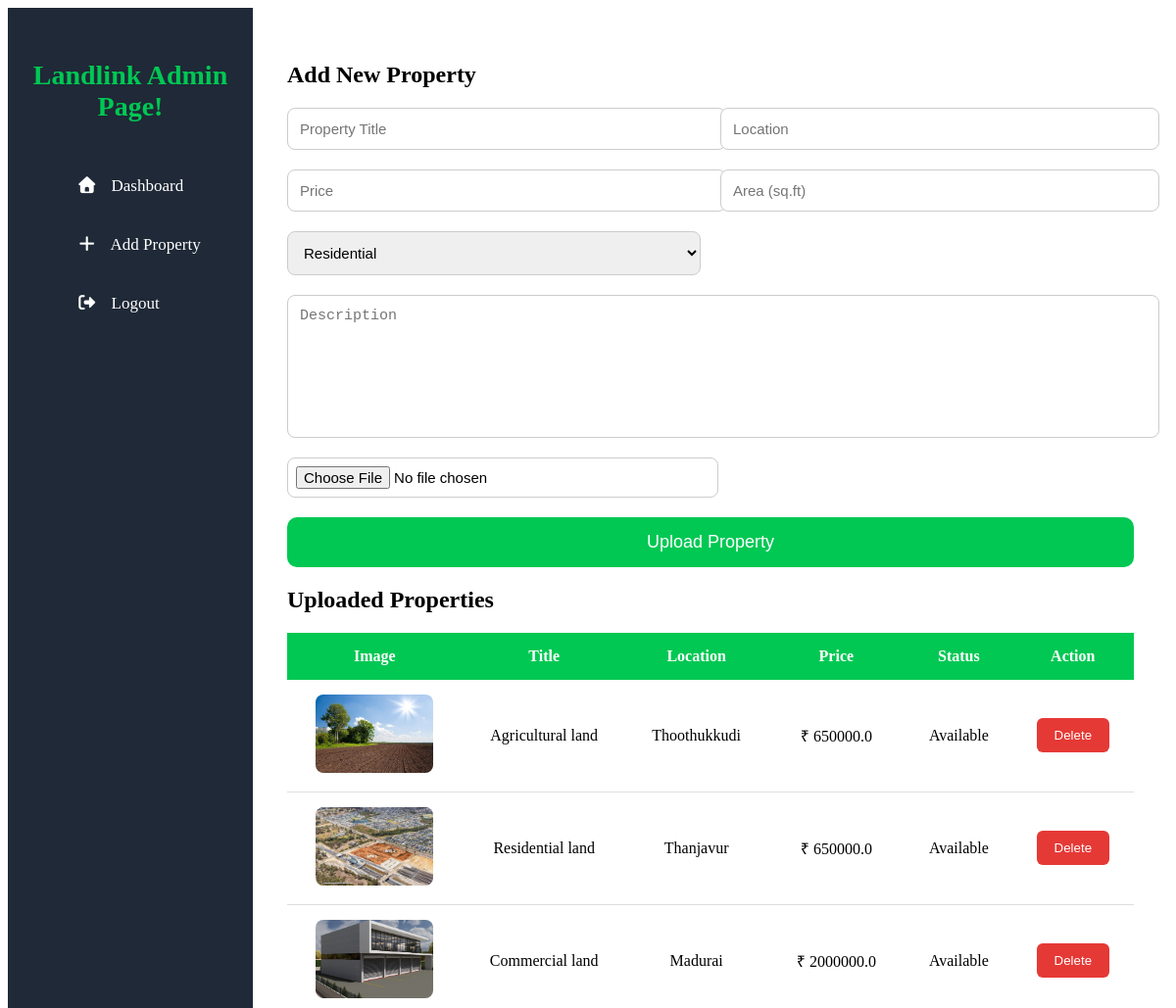
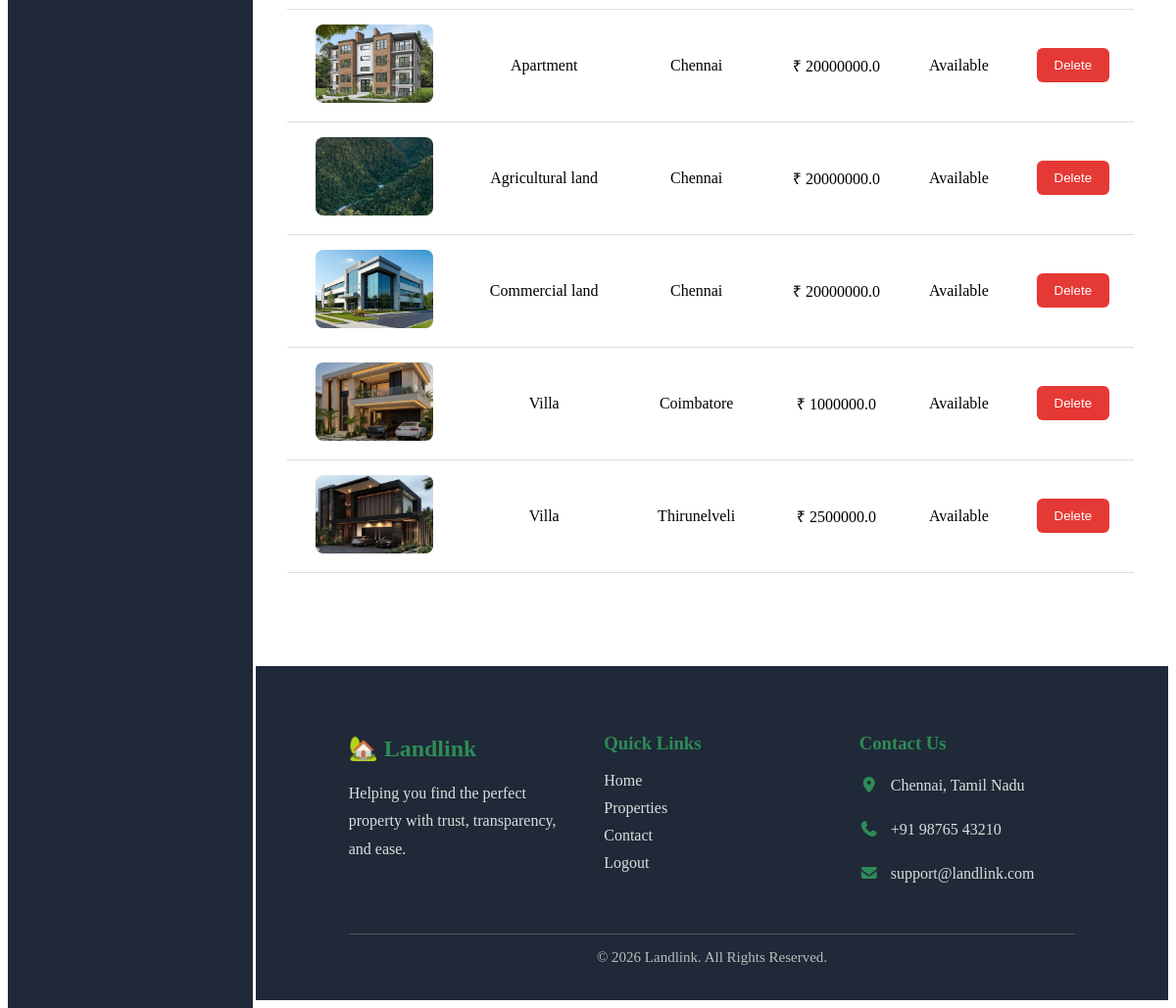
/property, run on the app's committed database (2 pictures, top to bottom).
### tables this page shows
CREATE TABLE properties(
    id INTEGER PRIMARY KEY AUTOINCREMENT,
    title TEXT,
    description TEXT,
    price REAL,
    location TEXT,
    area TEXT,
    property_type TEXT,
    image TEXT,
    status TEXT
);

### main.py (the view, shortened to what this page needs)
@app.route("/property", methods=["GET", "POST"])
def add_property():
    conn = sqlite3.connect("prop.db")
    cursor = conn.cursor()
    cursor.execute("SELECT * FROM properties")
    properties = cursor.fetchall()
    conn.close()
    return render_template(
        "property.html",
        properties=properties
    )

### templates/property.html (shortened to what this page needs)
<!DOCTYPE html>
<html lang="en">
<head>
    <link rel="stylesheet" href="https://cdnjs.cloudflare.com/ajax/libs/font-awesome/7.0.1/css/all.min.css" />
</head>
<body>
    <div class="container">
    <div class="sidebar">
        <h2>Landlink Admin Page!</h2>
        <ul>
            <li><a href="/admin"><i class="fa-solid fa-house"></i> Dashboard</a></li>
            <li><a href="/property"><i class="fa-solid fa-plus"></i> Add Property</a></li>
            <li><a href="/logout"><i class="fa-solid fa-right-from-bracket"></i> Logout</a></li>
        </ul>
    </div>
    <div class="main">
<section id="add">
        <h2>Add New Property</h2>
        <form action="/property" method="POST" enctype="multipart/form-data">
            <input type="text"
            name="title"
            placeholder="Property Title"
            required>
            <input type="text"
            name="location"
            placeholder="Location"
            required>
            <input type="number"
            name="price"
            placeholder="Price"
            required>
            <input type="text"
            name="area"
            placeholder="Area (sq.ft)"
            required>
            <select name="property_type">
                <option>Residential</option>
                </select>
            <textarea
            name="description"
            placeholder="Description"></textarea>
            <input type="file"
            name="image"
            required>
            <button type="submit">Upload Property</button>
        </form>
        </section>
        <section id="properties">
        <h2>Uploaded Properties</h2>
        <table>
            <tr>
                <th>Image</th>
                <th>Title</th>
                <th>Location</th>
                <th>Price</th>
                <th>Status</th>
                <th>Action</th>
            </tr>
            {% for property in properties %}
            <tr>
                <td>
                    <img src="{{ url_for('static', filename='uploads/' + property[7]) }}" width="100">
                </td>
                <td>{{ property[1] }}</td>
                <td>{{ property[4] }}</td>
                <td>₹ {{ property[3] }}</td>
                <td>{{ property[8] }}</td>
                <td>
                    <a href="/delete/{{ property[0] }}">
                    <button class="delete">Delete</button>
                    </a>
                </td>
            </tr>
            {% endfor %}
        </table>
        </section>
    </div>
    </div>
    <footer>
    <div class="footer-container">
        <div class="footer-box">
            <h2>🏡 Landlink</h2>
            <p>
                Helping you find the perfect property with trust,
                transparency, and ease.
            </p>
        </div>
        <div class="footer-box">
            <h3>Quick Links</h3>
            <a href="/index">Home</a>
            <a href="/properties">Properties</a>
            <a href="/contact">Contact</a>
            <a href="/logout">Logout</a>
        </div>
        <div class="footer-box">
            <h3>Contact Us</h3>
            <p><i class="fa-solid fa-location-dot"></i> Chennai, Tamil Nadu</p>
            <p><i class="fa-solid fa-phone"></i> +91 98765 43210</p>
            <p><i class="fa-solid fa-envelope"></i> support@landlink.com</p>
        </div>
    </div>
    <hr>
    <p class="copyright">
        © 2026 Landlink. All Rights Reserved.
    </p>
    </footer>
</body>
</html>

### templates/property.html (style rules this page uses)
form { display:grid; grid-template-columns:repeat(2,1fr); gap:20px; }
form input, form select, form textarea { width:100%; padding:12px; border:1px solid #ccc; border-radius:8px; outline:none; font-size:15px; }
form textarea { grid-column:1/3; resize:none; height:120px; }
input[type=file] { padding:8px; }
form button { grid-column:1/3; padding:15px; border:none; background:#00c853; color:white; font-size:18px; border-radius:10px; cursor:pointer; transition:.3s; }
table { width:100%; border-collapse:collapse; margin-top:20px; }
table th { background:#00c853; color:white; padding:15px; }
table td { padding:15px; text-align:center; border-bottom:1px solid #ddd; }
table img { width:120px; height:80px; object-fit:cover; border-radius:8px; }
.sidebar { width:250px; background:#1f2937; color:#fff; position:fixed; height:100%; padding-top:30px; }
.sidebar h2 { text-align:center; margin-bottom:40px; font-size:28px; color:#00c853; }
.sidebar ul { list-style:none; }
.sidebar ul li { margin:10px 0; }
.sidebar ul li a { display:block; color:white; text-decoration:none; padding:15px 30px; transition:.3s; font-size:17px; }
.container { display:flex; min-height:100vh; }
.main { margin-left:250px; width:calc(100% - 250px); padding:35px; }
.sidebar ul li a i { margin-right:10px; }
.delete { background:#e53935; color:white; border:none; padding:10px 18px; border-radius:6px; cursor:pointer; transition:.3s; }
footer { background:#1f2937; color:white; z-index:3; margin-left: 253px; margin-top:60px; padding:50px 8% 20px; }
.footer-container { display:flex; justify-content:space-between; flex-wrap:wrap; gap:40px; }
.footer-box { flex:1; min-width:220px; }
.footer-box h2, .footer-box h3 { margin-bottom:18px; color:#2E8B57; }
.footer-box p { color:#ddd; line-height:1.8; }
.footer-box a { display:block; text-decoration:none; color:#ddd; margin:10px 0; transition:.3s; }
.footer-box i { color:#2E8B57; margin-right:8px; }
footer hr { margin:30px 0 15px; border:none; border-top:1px solid #555; }
.copyright { text-align:center; color:#bbb; font-size:15px; }

### data on the page
properties: image (picture), title "Agricultural land", location "Thoothukkudi", price "650000.0", status "Available"
properties: image (picture), title "Residential land", location "Thanjavur", price "650000.0", status "Available"
properties: image (picture), title "Commercial land", location "Madurai", price "2000000.0", status "Available"
properties: image (picture), title "Apartment", location "Chennai", price "20000000.0", status "Available"
properties: image (picture), title "Agricultural land", location "Chennai", price "20000000.0", status "Available"
properties: image (picture), title "Commercial land", location "Chennai", price "20000000.0", status "Available"
properties: image (picture), title "Villa", location "Coimbatore", price "1000000.0", status "Available"
properties: image (picture), title "Villa", location "Thirunelveli", price "2500000.0", status "Available"
